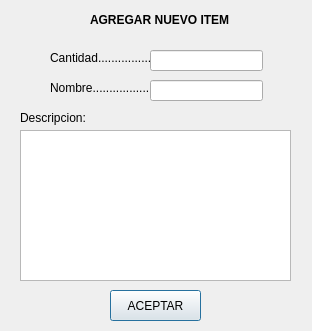
<?xml version="1.0" encoding="UTF-8"?>
<ui version="4.0">
 <class>ventanaAgregarItem</class>
 <widget class="QDialog" name="ventanaAgregarItem">
  <property name="geometry">
   <rect>
    <x>0</x>
    <y>0</y>
    <width>312</width>
    <height>331</height>
   </rect>
  </property>
  <property name="windowTitle">
   <string>Agregar</string>
  </property>
  <widget class="QLabel" name="label">
   <property name="geometry">
    <rect>
     <x>90</x>
     <y>10</y>
     <width>141</width>
     <height>20</height>
    </rect>
   </property>
   <property name="font">
    <font>
     <bold>true</bold>
    </font>
   </property>
   <property name="text">
    <string>AGREGAR NUEVO ITEM</string>
   </property>
  </widget>
  <widget class="QLabel" name="label_2">
   <property name="geometry">
    <rect>
     <x>50</x>
     <y>50</y>
     <width>101</width>
     <height>16</height>
    </rect>
   </property>
   <property name="text">
    <string>Cantidad..................</string>
   </property>
  </widget>
  <widget class="QLineEdit" name="txtCantidadItem">
   <property name="geometry">
    <rect>
     <x>150</x>
     <y>50</y>
     <width>113</width>
     <height>21</height>
    </rect>
   </property>
  </widget>
  <widget class="QLabel" name="label_3">
   <property name="geometry">
    <rect>
     <x>50</x>
     <y>80</y>
     <width>101</width>
     <height>16</height>
    </rect>
   </property>
   <property name="text">
    <string>Nombre...................</string>
   </property>
  </widget>
  <widget class="QLabel" name="label_7">
   <property name="geometry">
    <rect>
     <x>20</x>
     <y>110</y>
     <width>71</width>
     <height>16</height>
    </rect>
   </property>
   <property name="text">
    <string>Descripcion:</string>
   </property>
  </widget>
  <widget class="QLineEdit" name="txtNombreItem">
   <property name="geometry">
    <rect>
     <x>150</x>
     <y>80</y>
     <width>113</width>
     <height>21</height>
    </rect>
   </property>
  </widget>
  <widget class="QTextEdit" name="textDescripcionItem">
   <property name="geometry">
    <rect>
     <x>20</x>
     <y>130</y>
     <width>271</width>
     <height>151</height>
    </rect>
   </property>
  </widget>
  <widget class="QPushButton" name="btnAceptarItem">
   <property name="geometry">
    <rect>
     <x>110</x>
     <y>290</y>
     <width>91</width>
     <height>31</height>
    </rect>
   </property>
   <property name="text">
    <string>ACEPTAR</string>
   </property>
  </widget>
 </widget>
 <resources/>
 <connections/>
</ui>
